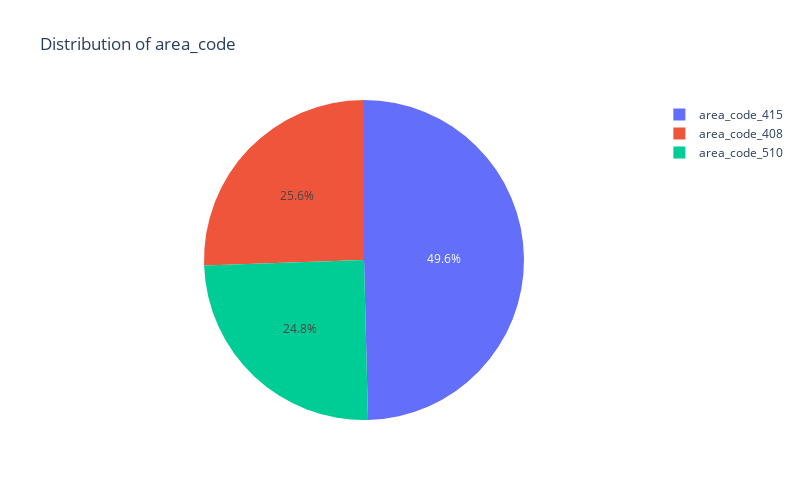

The notebook cell saved with this chart:
### Code cell
def plotly_plot_pie(df, column, limit=None, title=None):
    a = pd.DataFrame({'count': df.groupby([column]).size()}).reset_index()
    a = a.sort_values("count", ascending=False)
    if limit:
        a.loc[a['count'] < limit, column] = f'Other {column}s'
    if title == None:
        title=f'Distribution of {column}'
    fig = px.pie(a, values='count', names=column, title=title, width=800, height=500)
    fig.show()
plotly_plot_pie(df, 'area_code')

### Figure 1 — Plotly figure (JSON) as saved in the notebook; plotly's stock layout.template omitted (floating-point values rounded to 4 significant figures)
{"data": [{"domain": {"x": [0, 1], "y": [0, 1]}, "hovertemplate": "area_code=%{label}<br>count=%{value}<extra></extra>", "labels": ["area_code_415", "area_code_408", "area_code_510"], "legendgroup": "", "name": "", "showlegend": true, "type": "pie", "values": [2108, 1086, 1056]}], "layout": {"height": 500, "legend": {"tracegroupgap": 0}, "title": {"text": "Distribution of area_code"}, "width": 800}}
